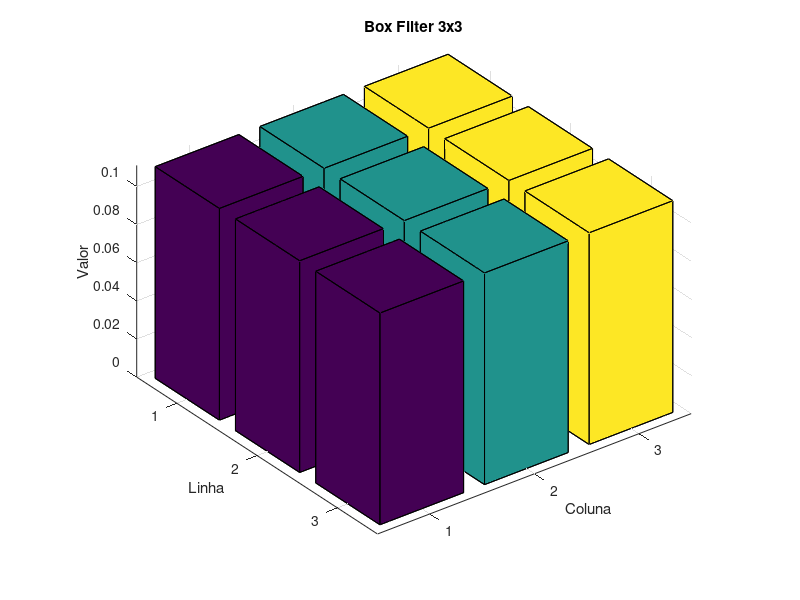
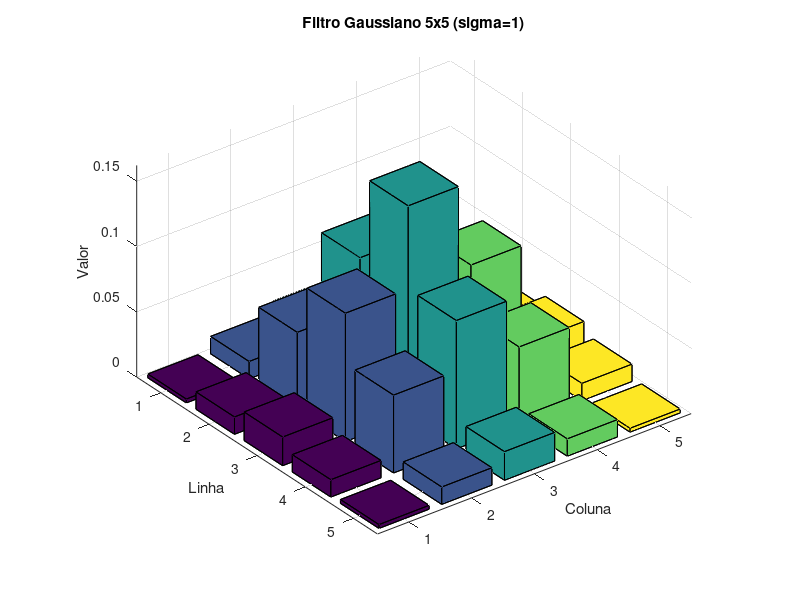

Recreate these plots in MATLAB, in order.
% Thiago dos Santos Marcelino

clear; clc; close all;

%% Mascara 3X3
box = ones(3,3) / 9;

figure;
bar3(box);
title('Box Filter 3x3');
xlabel('Coluna');
ylabel('Linha');
zlabel('Valor');


%% Filtro Gaussiano 5x5 - sigma = 1
sigma = 1;
sz = 5;
half = floor(sz / 2);

gauss = zeros(sz, sz);

for i = 1:sz
    for j = 1:sz
        x = j - half - 1;
        y = i - half - 1;
        gauss(i, j) = (1 / (2 * pi * sigma^2)) * exp(-((x^2 + y^2) / (2 * sigma^2)));
    end
end

% Normalizar para a imagem não ficar nem mais clara e nem mais escura
gauss = gauss / sum(gauss(:));

figure;
bar3(gauss);
title('Filtro Gaussiano 5x5 (sigma=1)');
xlabel('Coluna');
ylabel('Linha');
zlabel('Valor');
